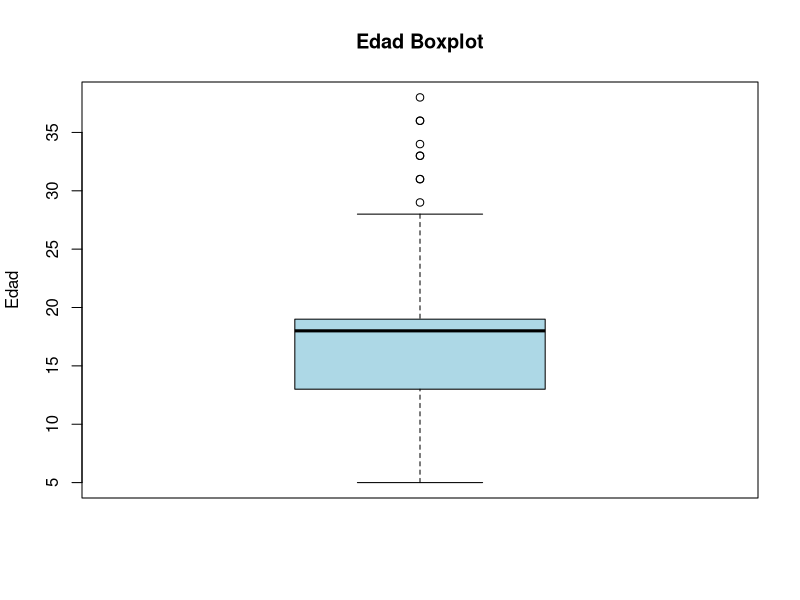
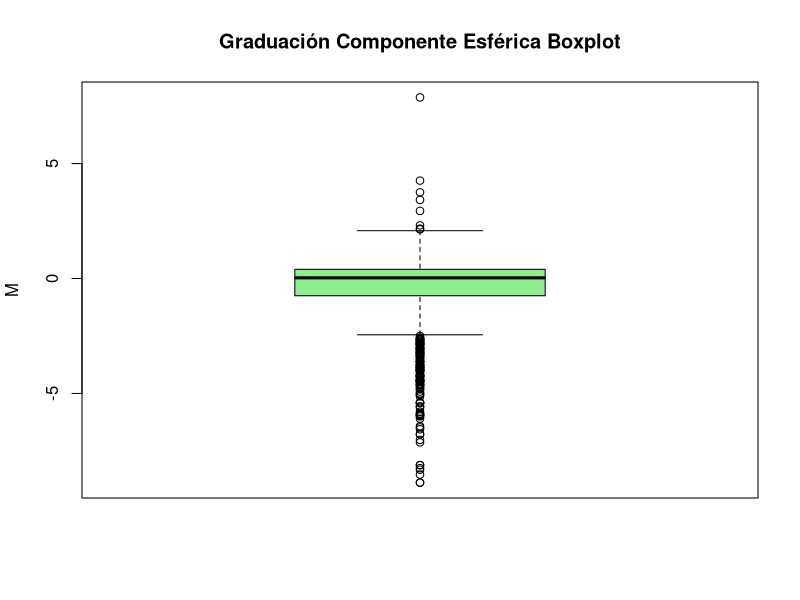
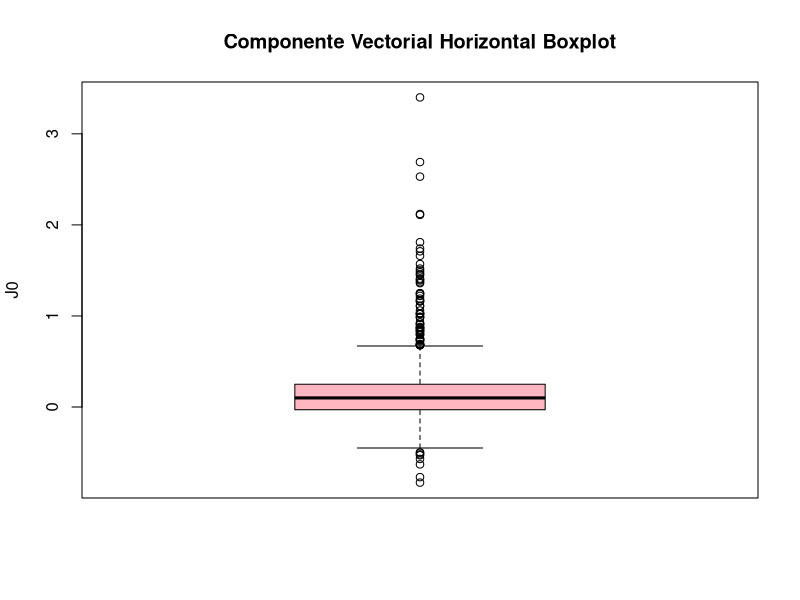
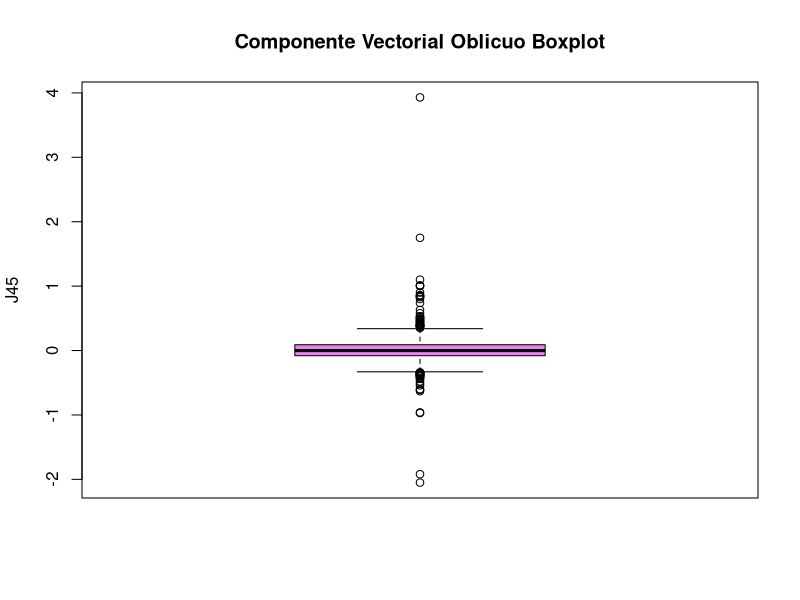
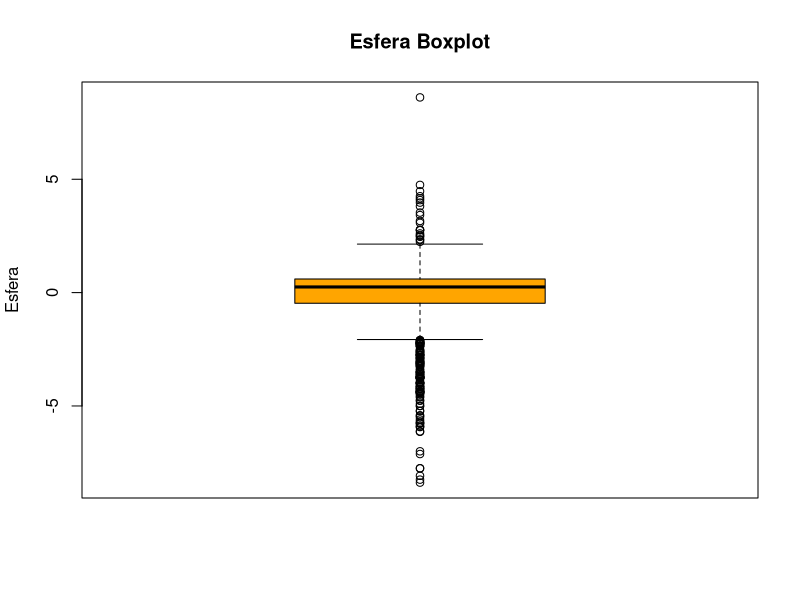
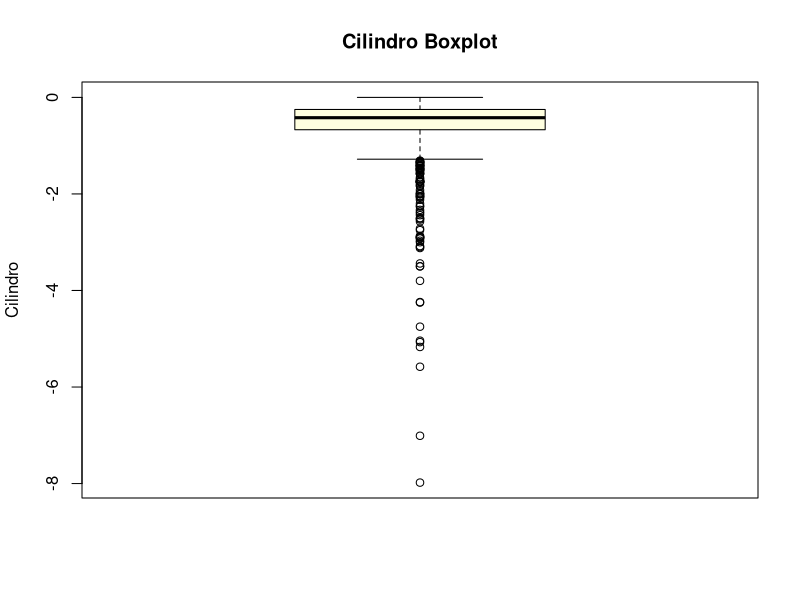
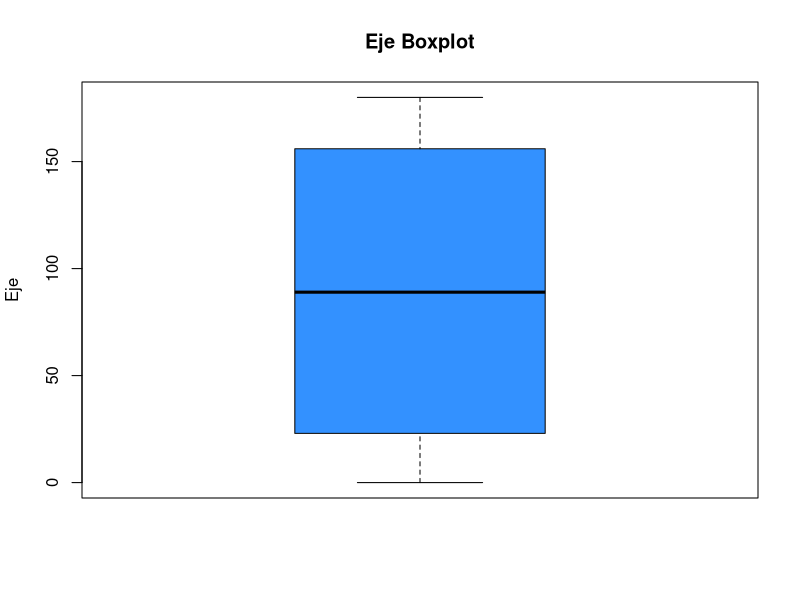
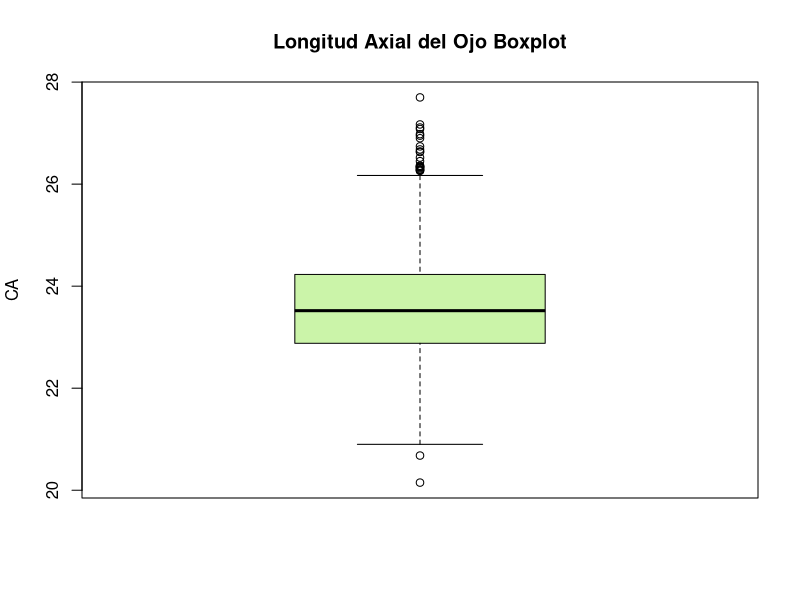

Here is the R script that generated these plots, in order:
## ---- chunk 1
data <- read.csv("base_datos.csv", header = T, sep = ",", dec = ".")
data <- data.frame(data)
## ---- chunk 2
str(data)
summary(data)
##numerical variables with missing values: J0, J45, cil, eje
data$sexo = as.factor(data$sexo)
data$ametropia = as.factor(data$ametropia)
data$grupo_etario = as.factor(data$grupo_etario)
data$orient_astigm = as.factor(data$orient_astigm)
str(data)
summary(data)
## ---- chunk 3
#see outliers of numerical variables

##variable edad
boxplot(data$edad, col="lightblue", main="Edad Boxplot",
        ylab="Edad")
boxplot.stats(data$edad)

  ##12 outliers

##Variable M
boxplot(data$M, col="lightgreen", main="Graduación Componente Esférica Boxplot",
        ylab="M")
boxplot.stats(data$M)

  ##144 outliers

##Variable J0
boxplot(data$J0, col="lightpink", main="Componente Vectorial Horizontal Boxplot",
        ylab="J0")
boxplot.stats(data$J0)

  ## 76 outliers

##Variable J45
boxplot(data$J45, col="violet", main="Componente Vectorial Oblicuo Boxplot",
        ylab="J45")
boxplot.stats(data$J45)

  ##66 outliers

##Variable esf
boxplot(data$esf, col="orange", main="Esfera Boxplot",
        ylab="Esfera")
boxplot.stats(data$esf)

  ##161 outliers

##Variable cil
boxplot(data$cil, col="lightyellow", main="Cilindro Boxplot",
        ylab="Cilindro")
boxplot.stats(data$cil)

  ##88 outliers 

##Variable eje
boxplot(data$eje, col="#3391FF", main="Eje Boxplot",
        ylab="Eje")
boxplot.stats(data$eje)

  ##sin outliers

##Variable CA
boxplot(data$CA, col="#CBF4A9", main="Longitud Axial del Ojo Boxplot",
        ylab="CA")
boxplot.stats(data$CA)

  ##25 outliers

##Variable RC
boxplot(data$RC, col="#B7F6DA", main="Radio de Curvatura Boxplot",
        ylab="RC")
boxplot.stats(data$RC)

  ##15 outliers

##Variable CA_RC
boxplot(data$CA_RC, col="#F6B7B7", main="Predictor Defecto Refractivo Boxplot",
        ylab="CA_RC")
boxplot.stats(data$CA_RC)

  ##58 outliers
## ---- chunk 4
#Nearest Neighbor - Treat missing values

##apply o nearest neighbor (kk), with k=5 because it's a default value
##numerical variables with missing values: J0, J45, cil, eje
library(VIM)
dataKNN<-kNN(data, variable=c("J0","J45","cil","eje"), k=5)
summary(dataKNN)
dataKNN<-subset(dataKNN, select=id:CA_RC)
summary(dataKNN)
## ---- chunk 5
##crear dataframe solo con variables numericas
data_num <- dataKNN[,c(-1:-5,-7,-14)]

##correlaciones entre las variables
cor(data_num) 
library(corrplot)
matriz.cor=cor(data_num,)
corrplot(matriz.cor)
## ---- chunk 6
#variable dependiente: M
library(ggplot2)
  ggplot(dataKNN, aes(x = M)) +
  geom_histogram(binwidth = 0.05) +
  labs(x = "Graduación de las personas en estudio determinada en su componente esférica ", y = "Frecuencia",
       title = "Distribución de la variable dependiente")
## ---- chunk 7

ggplot(dataKNN, aes(x=CA, y=M)) +
  geom_point(color="lightblue", size=2, shape=23) + 
  labs(x = "Longitud Axial del Ojo", y = "Graduación de las personas",
       title = "Relacion entre la longitud axial del ojo y la graduación de las personas")

ggplot(dataKNN, aes(x=RC, y=M)) +
  geom_point(color="lightpink", size=2, shape=23) + 
  labs(x = "Radio de Curvatura del Ojo", y = "Graduación de las personas",
       title = "Relacion entre la longitud axial del ojo y la graduación de las personas")

ggplot(dataKNN, aes(x=RC, y=CA)) +
  geom_point(color="lightgreen", size=2, shape=23) + 
  labs(x = "Radio de Curvatura del Ojo", y = "Longitud Axial del Ojo",
       title = "Relacion entre la longitud axial y el radio de curavatura del ojo")

ggplot(dataKNN, aes(x=edad, y=CA)) +
  geom_point(color="violet", size=2, shape=23) + 
  labs(x = "Edad de las personas", y = "Longitud Axial del Ojo",
       title = "Relacion entre la longitud axial del ojo y la edad de las personas")
